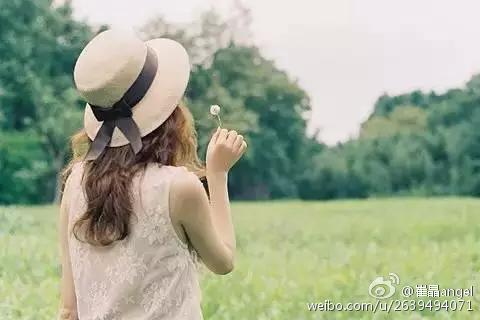
#> input picture sample_img/3879695873233184.jpg, 480 x 320 px, found by its file name; its folder holds 4 pictures in this run
$ python sampleimg.py
#> lines starting #> are read from the running program, lines starting #| are printed output that depends on the picture
import os
import cv2
from tqdm import tqdm

img_dir = r'D:\desktop\xinao_f\sample_img'
save_dir = 'D:/desktop/xinao_f/sample_img_size/'

for img_name in tqdm(os.listdir(img_dir)):
    img = cv2.imread(os.path.join(img_dir, img_name))
#> img is the input picture: shape (320, 480, 3); mean B, G, R 145.8, 169.9, 161.1
    img_r = cv2.resize(img, (150, 150))
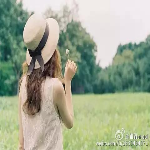
#> img_r: shape (150, 150, 3); mean B, G, R 145.7, 169.8, 161
    cv2.imwrite(save_dir+img_name, img_r)
#> pass 2 of the loop `for img_name in tqdm(os.listdir(img_dir)):`:
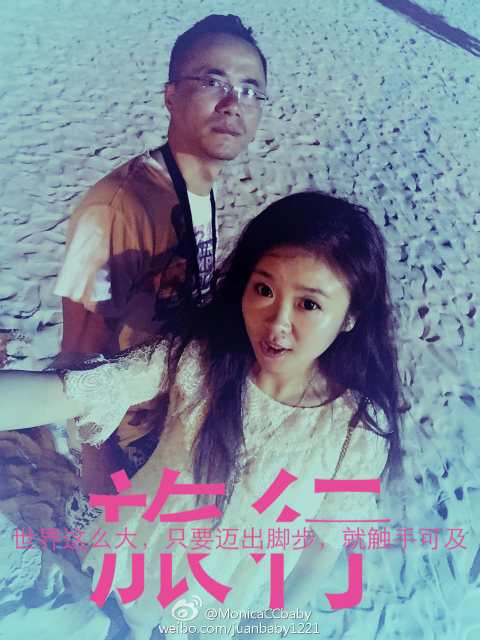
#> input picture sample_img/3884739151219043.jpg, 960 x 1280 px, found by its file name (shown at 1/2 size)
#> img is the input picture: shape (1280, 960, 3); mean B, G, R 156.9, 141, 128
#> `img_r = cv2.resize(img, (150, 150))`:
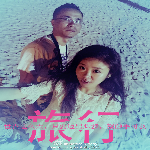
#> img_r: shape (150, 150, 3); mean B, G, R 156.9, 141, 127.9
#> pass 3 of the loop `for img_name in tqdm(os.listdir(img_dir)):`:
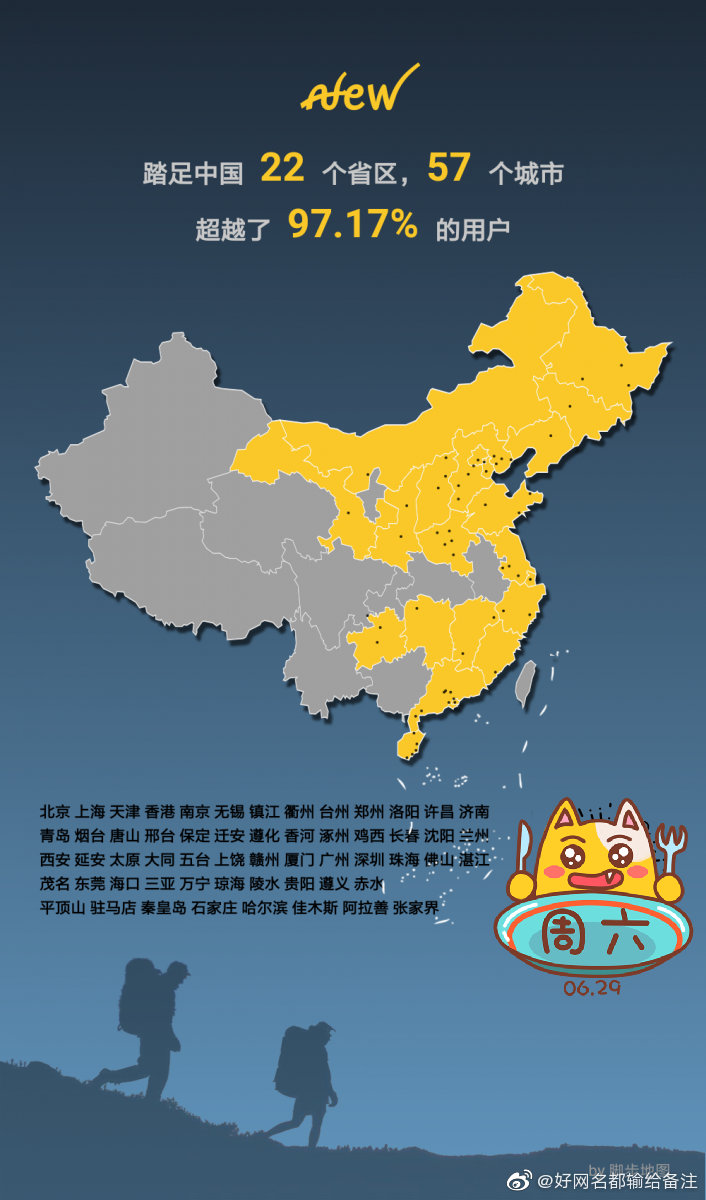
#> input picture sample_img/4388397567094847.jpg, 706 x 1200 px, found by its file name
#> img is the input picture: shape (1200, 706, 3); mean B, G, R 113.5, 107.2, 88.1
#> `img_r = cv2.resize(img, (150, 150))`:
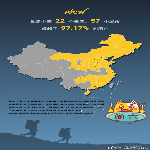
#> img_r: shape (150, 150, 3); mean B, G, R 114.1, 107.7, 88.4
#> the loop made 4 passes; the first 3 are shown
